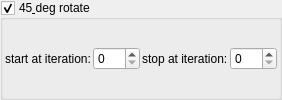
    <widget class="MyGroupBox" name="groupCheck_transf_function_enabled_false">
     <property name="toolTip">
      <string/>
     </property>
     <property name="title">
      <string>45&amp; deg rotate</string>
     </property>
     <property name="checkable">
      <bool>true</bool>
     </property>
     <layout class="QVBoxLayout" name="verticalLayout_55">
      <property name="spacing">
       <number>2</number>
      </property>
      <property name="leftMargin">
       <number>2</number>
      </property>
      <property name="topMargin">
       <number>2</number>
      </property>
      <property name="rightMargin">
       <number>2</number>
      </property>
      <property name="bottomMargin">
       <number>2</number>
      </property>
      <item>
       <layout class="QHBoxLayout" name="horizontalLayout_18" stretch="0,1,0,1">
        <item>
         <widget class="QLabel" name="label_99">
          <property name="text">
           <string>start at iteration:</string>
          </property>
         </widget>
        </item>
        <item>
         <widget class="MySpinBox" name="spinboxInt_transf_start_iterations_S">
          <property name="sizePolicy">
           <sizepolicy hsizetype="Minimum" vsizetype="Maximum">
            <horstretch>0</horstretch>
            <verstretch>0</verstretch>
           </sizepolicy>
          </property>
          <property name="minimum">
           <number>0</number>
          </property>
          <property name="maximum">
           <number>999</number>
          </property>
          <property name="value">
           <number>0</number>
          </property>
         </widget>
        </item>
        <item>
         <widget class="QLabel" name="label_69">
          <property name="text">
           <string>stop at iteration:</string>
          </property>
         </widget>
        </item>
        <item>
         <widget class="MySpinBox" name="spinboxInt_transf_stop_iterations_1">
          <property name="sizePolicy">
           <sizepolicy hsizetype="Preferred" vsizetype="Maximum">
            <horstretch>0</horstretch>
            <verstretch>0</verstretch>
           </sizepolicy>
          </property>
          <property name="maximum">
           <number>999</number>
          </property>
         </widget>
        </item>
       </layout>
      </item>
     </layout>
    </widget>
